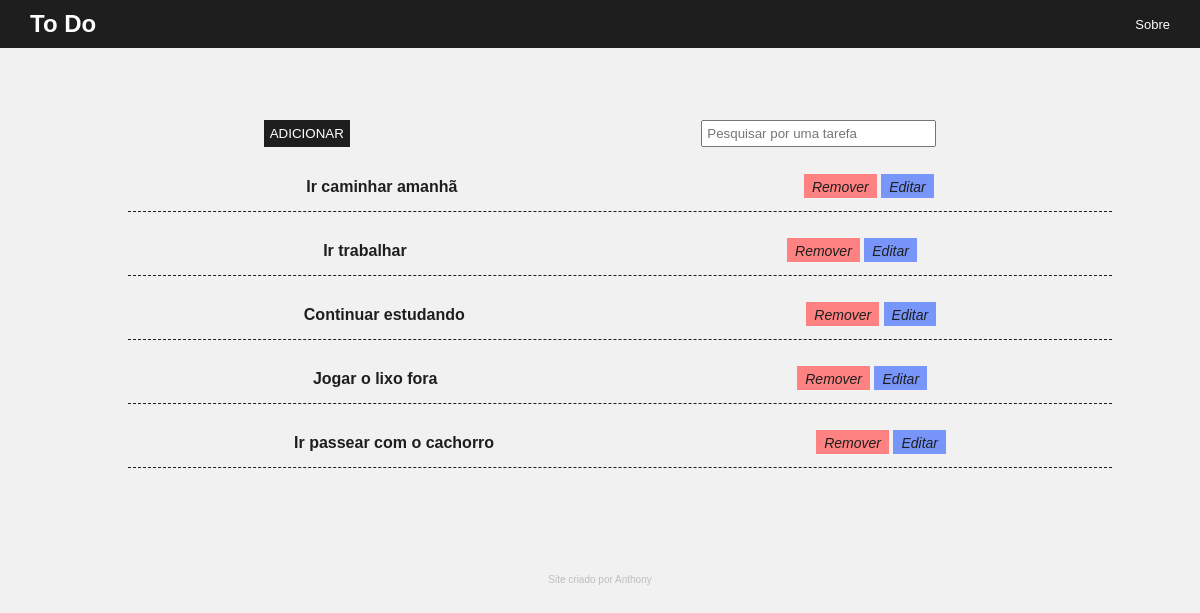
Page /home/ on the earlier database version.
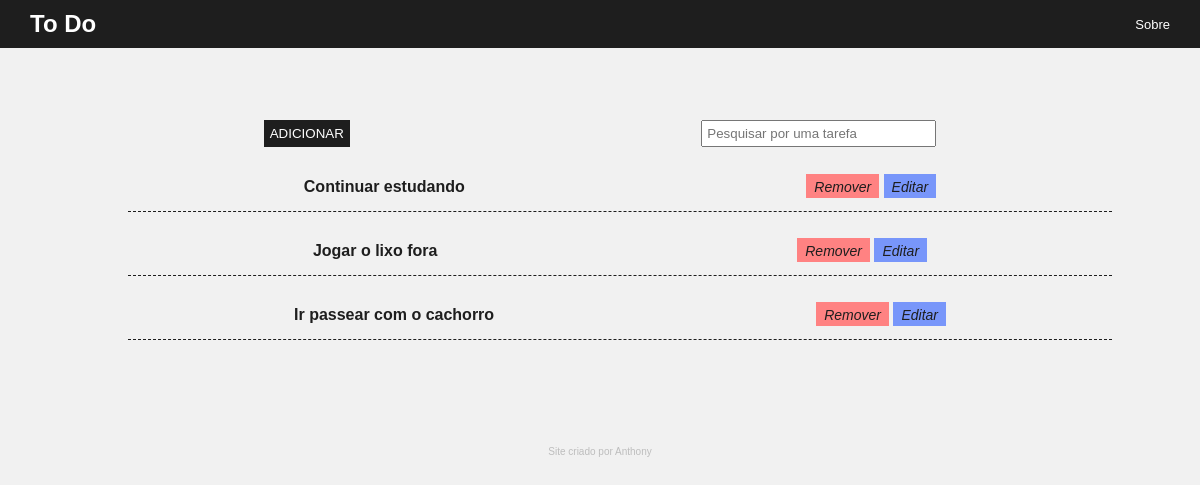
Same page on the later database version.
### tasks/models.py (models this page shows, shortened)
class Task(models.Model):
    STATUS = (
        ('Doing', 'Doing'),
        ('Done', 'Done')
    )
    '''
    Title = Cria um campo de título
    Description = Cria um campo de textos longos
    Done = Variável que define o status de uma tarefa usando o método 'Choices'

    created_at && update_at -> Boa prática de criação de logs para tarefas
    '''
    title = models.CharField(max_length=255)
    description = models.TextField()
    done = models.CharField(
        max_length=5,
        choices=STATUS,
    )
    created_at = models.DateField(auto_now_add=True)
    update_at = models.DateField(auto_now=True)

### tasks/views.py (the view)
# urls.py: path('', taskList, name='tasklist'),
def taskList(request):
    tasks = Task.objects.all().order_by('-created_at')
    return render(request, 'index.html', {'tasks': tasks})

### tasks/templates/index.html (shortened to what this page needs)
{% load static %}
<!DOCTYPE html>
<html lang="en">
<head>
    <link rel="stylesheet" href="{% static 'css/style.css' %}">
</head>
<body>
    <nav class="nav-main">
        <div class="nav-main-frame">
            <div>
                <a class="nav-bar-main-text" href="/">
                    To Do
                </a>
            </div>
            <div>
                <a class="nav-bar-info" href="#">
                    Sobre
                </a>
            </div>
        </div>
    </nav>
    <main class="main-content">
        <section class="main-section">
            <form action="newtask/" class="main-form">
                <button class="form-button" >
                    ADICIONAR
                </button>
                <input type="text" name="search" placeholder="Pesquisar por uma tarefa" class="input-field">
            </form>
            <ul class="task-list">
                {% for task in tasks %}
                <li class="list-items">
                    <span class="item-title">
                        <a href="/task/{{task.id}}">
                            {{task.title}}
                        </a>
                    </span>
                    <div>
                        <a href="deletetask/{{task.id}}">
                            <i class="remove-button">Remover</i>
                        <a href="editask/{{task.id}}">
                            <span>
                                <i class="edit-button">Editar</i>
                            </span>
                        </a>
                    </div>
                </li>
                {% endfor %}
            </ul>
        </section>
        <footer>
            <p class="info-text">Site criado por Anthony</p>
        </footer>
    </main>
</body>
</html>

### tasks/static/css/style.css (style rules this page uses)
body { background-color: #f1f1f1; font-family: 'Lucida Sans', 'Lucida Sans Regular', 'Lucida Grande', 'Lucida Sans Unicode', Geneva, Verdana, sans-serif; text-align: center; }
.nav-main { background-color: #1e1e1e; margin: -8px; }
.nav-main-frame { display: flex; flex-direction: row; justify-content: space-between; align-items: center; padding: 10px 30px 10px 30px; }
.nav-bar-main-text { font-weight: bolder; font-size: x-large; color: #ffffff; }
.nav-bar-info { font-weight: 500; font-size: small; color: #ffffff; }
a { color: #1e1e1e; text-decoration: none; }
.main-section { border-width: 12px; border-color: #1e1e1e; padding: 30px; margin: 50px; }
.main-form { display: flex; justify-content: space-around; }
.input-field { padding: 4px 50px 4px 4px; }
.form-button { cursor: pointer; padding: 6px; border-width: 0px; background-color: #1e1e1e; color: #ffffff; transition: all 0.15s ease 0s; text-decoration: none; }
.remove-button { padding: 5px 8px 3px 8px ; font-size: 14px; background-color: #ff8282; }
.edit-button { padding: 5px 8px 3px 8px ; font-size: 14px; background-color: #7896fa; }
.item-title { margin-right: 20px; font-weight: bolder; }
.list-items { display: flex; justify-content: space-around; margin: 15px 0 15px 0 ; padding: 15px; border-bottom: 1px dashed #1e1e1e; }
.info-text { text-align: center; font-size: 10px; color: #bdbdbd; padding: 10px; }

Differences in the rows shown:
removed Task: title "Ir caminhar amanhã"
removed Task: title "Ir trabalhar"
